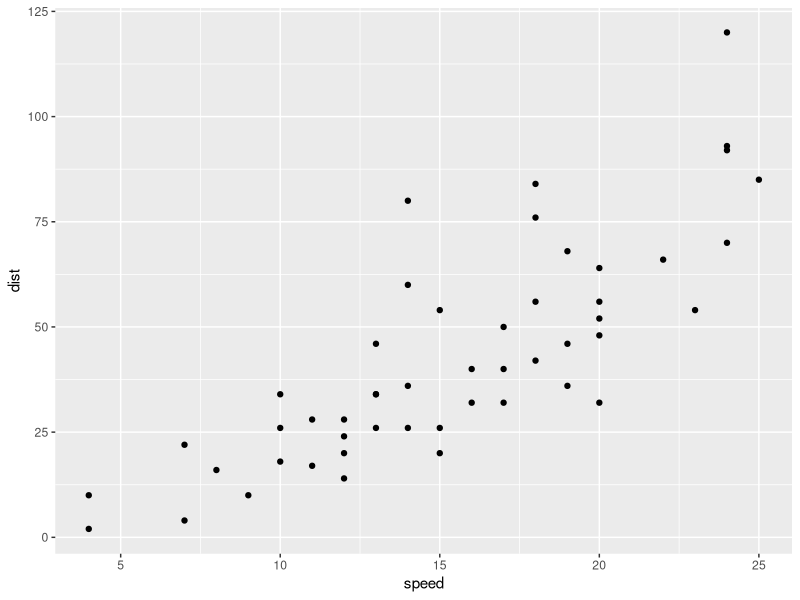
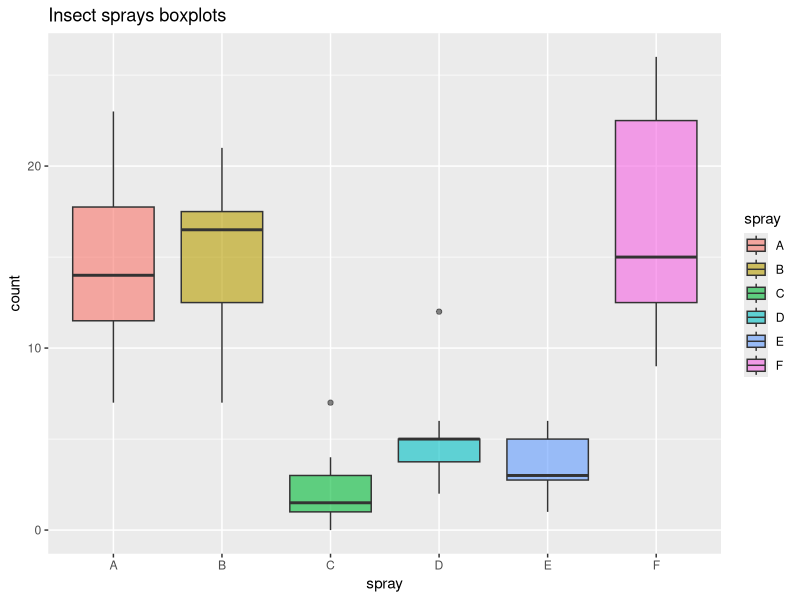
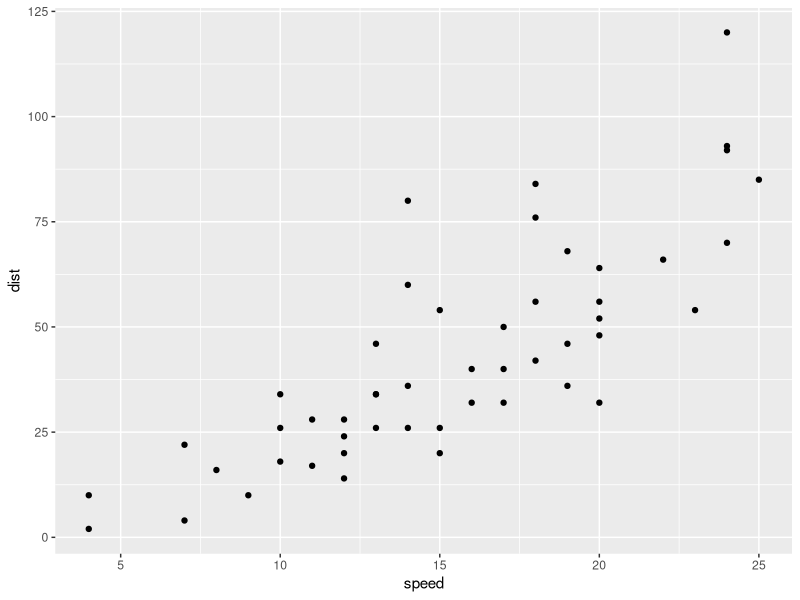

These charts were generated, in order, by the following R code:
## ---- chunk 1
current_file <- knitr::current_input()
basename <- gsub(".[Rq]md$", "", current_file)

knitr::opts_chunk$set(
  fig.path = sprintf("images/%s/", basename),
  fig.width = 6,
  fig.height = 4,
  fig.align = "center",
  out.width = "100%",
  fig.retina = 3,
  echo = TRUE,
  warning = FALSE,
  message = FALSE,
  cache = TRUE,
  cache.path = "cache/"
)
## ---- chunk 2
#| echo: false

library(ggplot2)
ggplot(cars, 
       aes(x = speed, 
           y = dist)
       ) +
  geom_point()
## ---- chunk 3
#| echo: false

library(ggplot2)

data = data(InsectSprays)

head(InsectSprays)
## ---- chunk 4
#| echo: false
ggplot(data = InsectSprays,
       aes(x = spray,
           y = count,
           fill = spray)
       ) +
  geom_boxplot(alpha = 0.6) +
  ggtitle("Insect sprays boxplots")
## ---- chunk 5
#| echo: false
library(dslabs)
data(murders)
table_data <- head(murders, 5)

knitr::kable(table_data, 
             caption = "Gun murder data
             from FBI reports by state",
             digits = 2)
## ---- chunk 6
#| echo: false
#| fig-label: cars-plot
#| fig-cap: "Distance taken for a car to stop, against it's speed during the test."

library(ggplot2)
ggplot(cars, 
       aes(x = speed, 
           y = dist)
       ) +
  geom_point()
